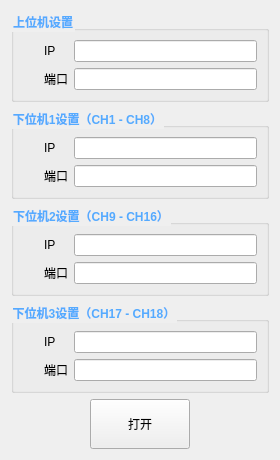
<?xml version="1.0" encoding="UTF-8"?>
<ui version="4.0">
 <class>UdpConfig</class>
 <widget class="QWidget" name="UdpConfig">
  <property name="geometry">
   <rect>
    <x>0</x>
    <y>0</y>
    <width>280</width>
    <height>412</height>
   </rect>
  </property>
  <property name="windowTitle">
   <string>Form</string>
  </property>
  <layout class="QGridLayout" name="gridLayout_3">
   <item row="4" column="2">
    <spacer name="horizontalSpacer_2">
     <property name="orientation">
      <enum>Qt::Horizontal</enum>
     </property>
     <property name="sizeHint" stdset="0">
      <size>
       <width>40</width>
       <height>20</height>
      </size>
     </property>
    </spacer>
   </item>
   <item row="4" column="1">
    <widget class="QPushButton" name="btnOpen">
     <property name="minimumSize">
      <size>
       <width>100</width>
       <height>50</height>
      </size>
     </property>
     <property name="text">
      <string>打开</string>
     </property>
     <property name="icon">
      <iconset resource="../../../resources/image/image.qrc">
       <normaloff>:/png/images/open.png</normaloff>:/png/images/open.png</iconset>
     </property>
     <property name="iconSize">
      <size>
       <width>40</width>
       <height>40</height>
      </size>
     </property>
    </widget>
   </item>
   <item row="4" column="0">
    <spacer name="horizontalSpacer">
     <property name="orientation">
      <enum>Qt::Horizontal</enum>
     </property>
     <property name="sizeHint" stdset="0">
      <size>
       <width>40</width>
       <height>20</height>
      </size>
     </property>
    </spacer>
   </item>
   <item row="2" column="0" colspan="3">
    <widget class="QGroupBox" name="groupBox_3">
     <property name="styleSheet">
      <string notr="true">QGroupBox {
	color: rgb(85, 170, 255);
	font-family: '微软雅黑';
    font-weight: bold;
}</string>
     </property>
     <property name="title">
      <string>下位机2设置（CH9 - CH16）</string>
     </property>
     <layout class="QGridLayout" name="gridLayout_4">
      <property name="leftMargin">
       <number>30</number>
      </property>
      <item row="0" column="0">
       <widget class="QLabel" name="label_6">
        <property name="text">
         <string>IP</string>
        </property>
       </widget>
      </item>
      <item row="1" column="0">
       <widget class="QLabel" name="label_7">
        <property name="text">
         <string>端口</string>
        </property>
       </widget>
      </item>
      <item row="1" column="1">
       <widget class="QLineEdit" name="lineEditClientPort2"/>
      </item>
      <item row="0" column="1">
       <widget class="QLineEdit" name="lineEditClientIP2"/>
      </item>
     </layout>
    </widget>
   </item>
   <item row="1" column="0" colspan="3">
    <widget class="QGroupBox" name="groupBox_2">
     <property name="styleSheet">
      <string notr="true">QGroupBox {
	color: rgb(85, 170, 255);
	font-family: '微软雅黑';
    font-weight: bold;
}</string>
     </property>
     <property name="title">
      <string>下位机1设置（CH1 - CH8）</string>
     </property>
     <layout class="QGridLayout" name="gridLayout_2">
      <property name="leftMargin">
       <number>30</number>
      </property>
      <item row="0" column="0">
       <widget class="QLabel" name="label_3">
        <property name="text">
         <string>IP</string>
        </property>
       </widget>
      </item>
      <item row="1" column="0">
       <widget class="QLabel" name="label_4">
        <property name="text">
         <string>端口</string>
        </property>
       </widget>
      </item>
      <item row="1" column="1">
       <widget class="QLineEdit" name="lineEditClientPort1"/>
      </item>
      <item row="0" column="1">
       <widget class="QLineEdit" name="lineEditClientIP1"/>
      </item>
     </layout>
    </widget>
   </item>
   <item row="0" column="0" colspan="3">
    <widget class="QGroupBox" name="groupBox">
     <property name="styleSheet">
      <string notr="true">QGroupBox {
	color: rgb(85, 170, 255);
	font-family: '微软雅黑';
    font-weight: bold;
}</string>
     </property>
     <property name="title">
      <string>上位机设置</string>
     </property>
     <layout class="QGridLayout" name="gridLayout">
      <property name="leftMargin">
       <number>30</number>
      </property>
      <item row="0" column="0">
       <widget class="QLabel" name="label">
        <property name="text">
         <string>IP</string>
        </property>
       </widget>
      </item>
      <item row="0" column="1">
       <widget class="QLineEdit" name="lineEditServerIP"/>
      </item>
      <item row="1" column="0">
       <widget class="QLabel" name="label_2">
        <property name="text">
         <string>端口</string>
        </property>
       </widget>
      </item>
      <item row="1" column="1">
       <widget class="QLineEdit" name="lineEditServerPort"/>
      </item>
     </layout>
    </widget>
   </item>
   <item row="3" column="0" colspan="3">
    <widget class="QGroupBox" name="groupBox_4">
     <property name="styleSheet">
      <string notr="true">QGroupBox {
	color: rgb(85, 170, 255);
	font-family: '微软雅黑';
    font-weight: bold;
}</string>
     </property>
     <property name="title">
      <string>下位机3设置（CH17 - CH18）</string>
     </property>
     <layout class="QGridLayout" name="gridLayout_6">
      <property name="leftMargin">
       <number>30</number>
      </property>
      <item row="0" column="0">
       <widget class="QLabel" name="label_8">
        <property name="text">
         <string>IP</string>
        </property>
       </widget>
      </item>
      <item row="1" column="0">
       <widget class="QLabel" name="label_10">
        <property name="text">
         <string>端口</string>
        </property>
       </widget>
      </item>
      <item row="1" column="1">
       <widget class="QLineEdit" name="lineEditClientPort3"/>
      </item>
      <item row="0" column="1">
       <widget class="QLineEdit" name="lineEditClientIP3"/>
      </item>
     </layout>
    </widget>
   </item>
  </layout>
 </widget>
 <resources>
  <include location="../../../resources/image/image.qrc"/>
 </resources>
 <connections/>
</ui>
